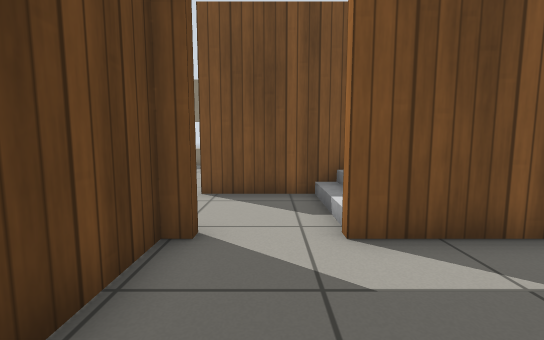
view 1 (above)

21 first-person views from a walk through a world built for the Gazebo simulator. The camera is 0.72 m above the floor, tilts 6° down and sees 90° across. The floor is counted in squares, 0.5 m on a side. Each view is taken from the middle of a square. On the plan, view 1 faces up. The plan holds only what a view shows up to about 13 squares ahead; the rest is blank. Simple patterns stand in for the simulator's built-in surfaces.

view 2
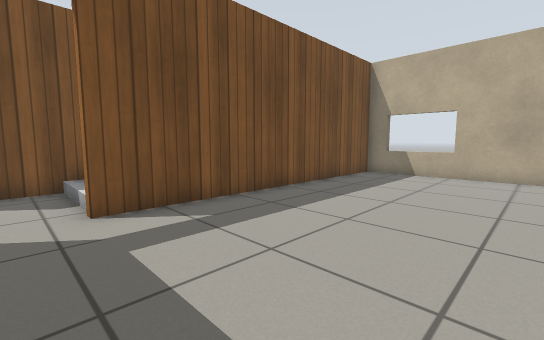

view 3
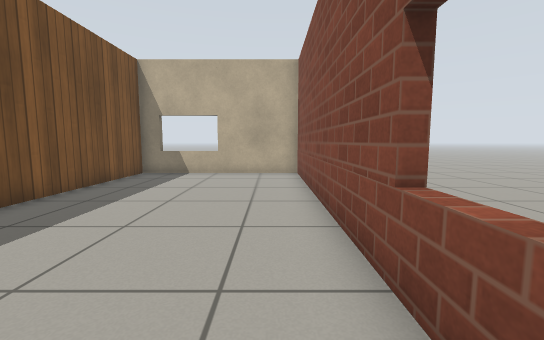

view 4
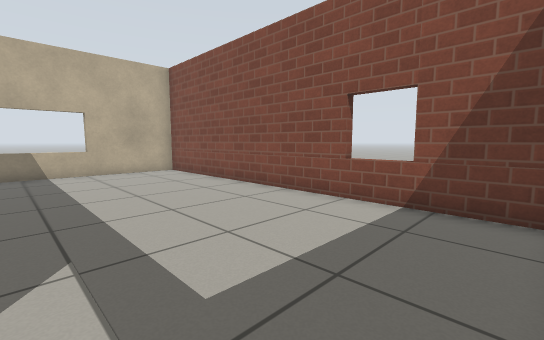

view 5
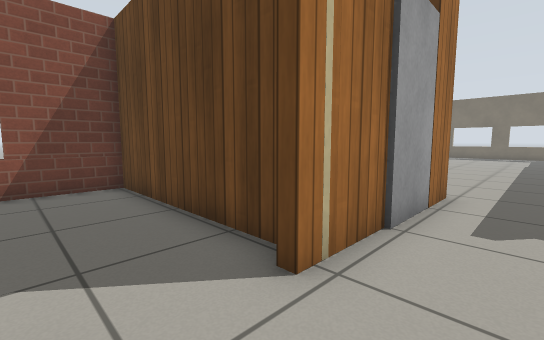

view 6
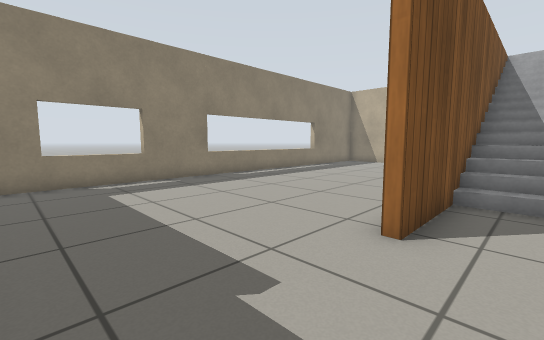

view 7
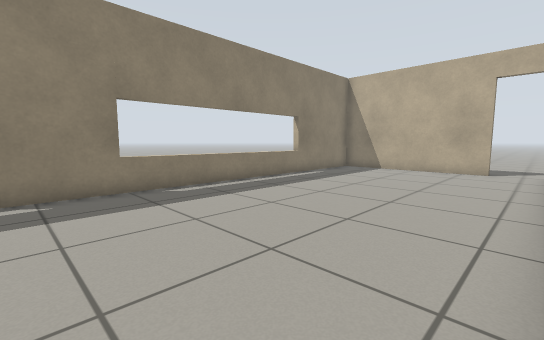

view 8
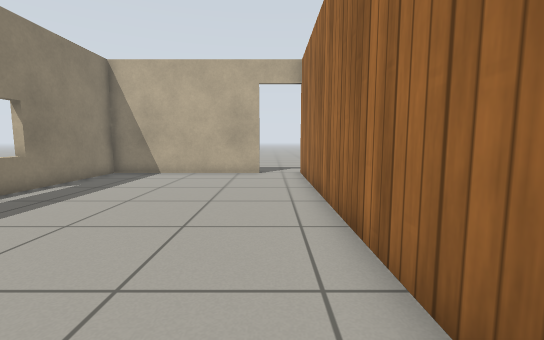

view 9
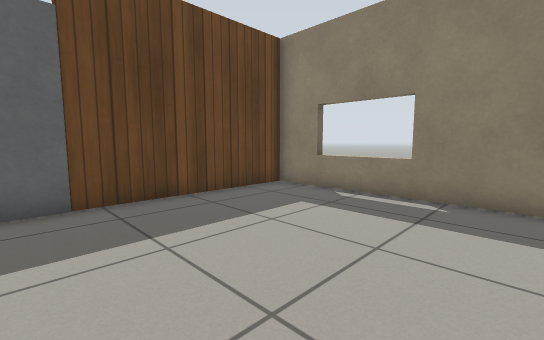

view 10
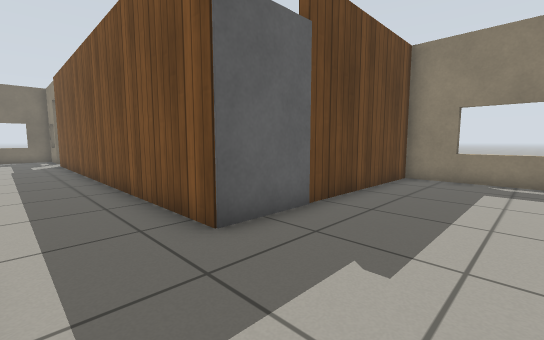

view 11
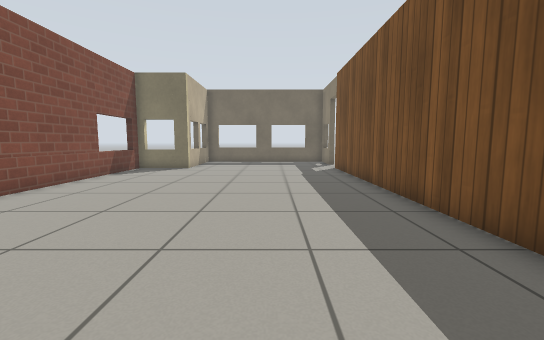

view 12
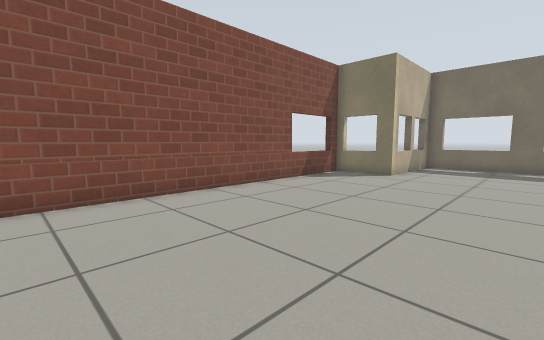

view 13
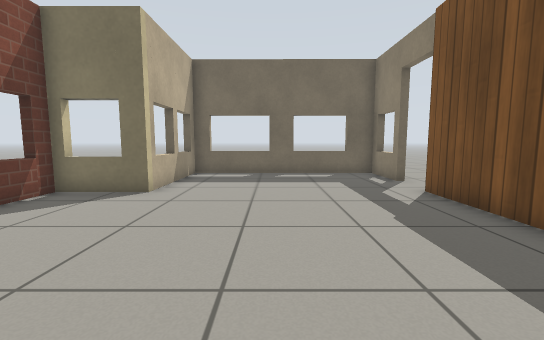

view 14
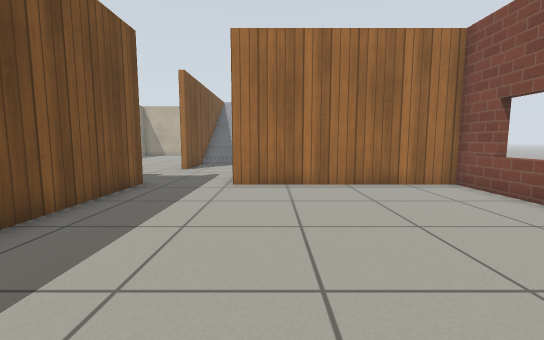

view 15
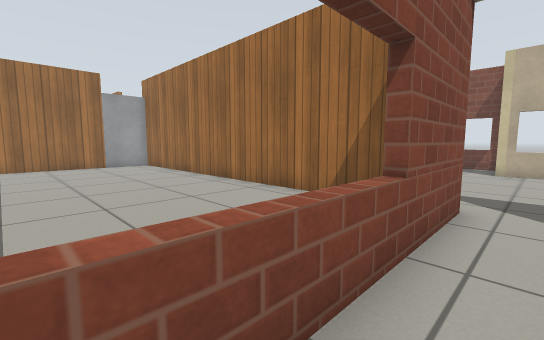

view 16
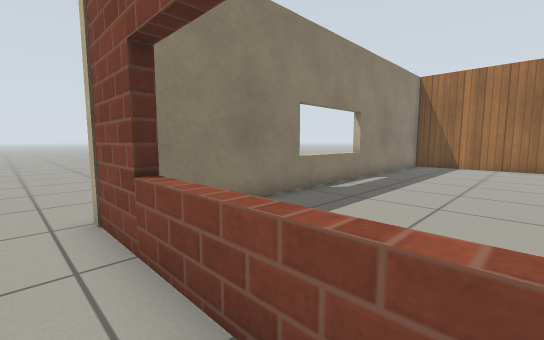

view 17
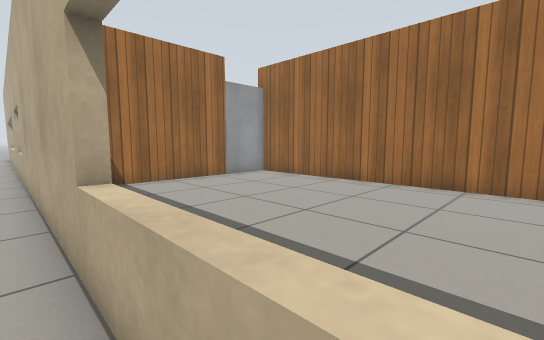

view 18
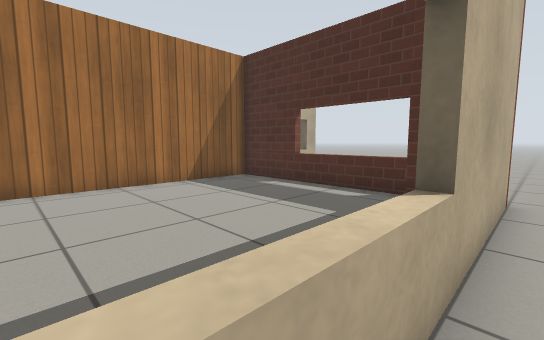

view 19
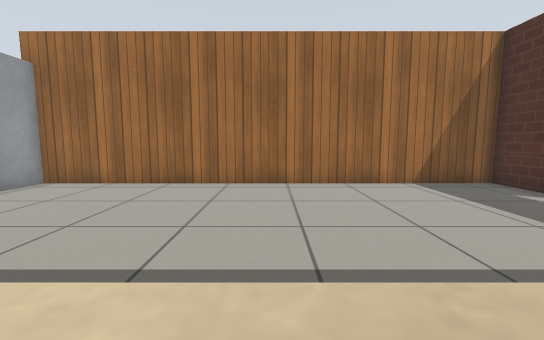

view 20
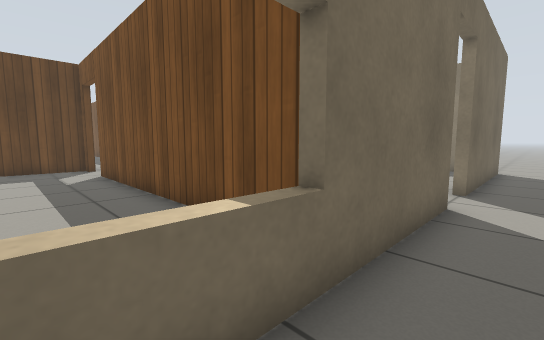

view 21
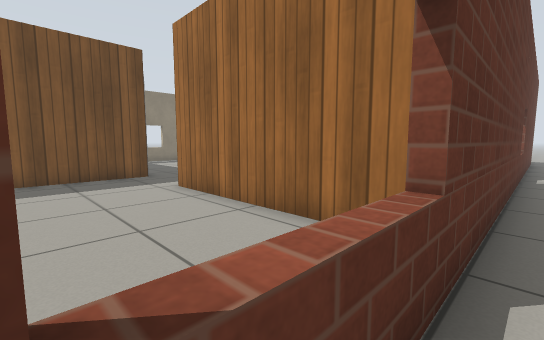

### Floor plan
Ten units are one square. View 1 is at (0, 0); x grows to the right and y downward. Boxes are objects, and circles mark ways between rooms. Rooms are numbered by the first view taken in them; rooms with no view inside come last. Other rooms are left out.
<svg viewBox="-282 -175 427 220">
<path fill="none" stroke="#000" d="M82 -39 10 -39M-11 -39 -16 -39 -16 32 123 32 123 -39 104 -39M15 -74 -20 -74M104 -77 126 -77M-35 -42 -11 -42M123 -96 123 -162 -68 -162 -68 -99M-70 -42 -54 -42M-248 -74 -273 -74 -273 5 -226 5 -226 32 -70 32 -70 -42M-68 -74 -229 -74M-229 -74 -229 -165 7 -165M126 -165 126 -155M-277 -2 -272 -2M-272 -64 -277 -64M71 35 -111 35M126 -36 126 -9M-104 -162 -219 -162M-226 -147 -226 -77 -71 -77M-70 -99 -70 -145"/>
<rect x="-75" y="-95" width="10" height="10" fill="#bbb"><title>door leaf</title></rect>
<rect x="15" y="-75" width="40" height="10" fill="#bbb"><title>stairs</title></rect>
<circle cx="0" cy="-40" r="3" fill="#2a7"/>
<circle cx="95" cy="-40" r="3" fill="#2a7"/>
<circle cx="-70" cy="-60" r="3" fill="#2a7"/>
<circle cx="-235" cy="-80" r="3" fill="#2a7"/>
<text x="60" y="-10">1</text>
<text x="30" y="-100">2</text>
<text x="-170" y="-30">3</text>
<text x="-140" y="-170">4</text>
<text x="-120" y="40">5</text>
<text x="-150" y="-120">6</text>
</svg>
Room 1 opens to room 2. Room 2 opens to room 3. Room 3 opens to room 4.

Where each view was taken, in squares from view 1:
view 1: 0 up, 0 right, facing up
view 2: 2 down, 0 right, facing up-right
view 3: 2 down, 0 right, facing right
view 4: 3 up, 1 left, facing down-right
view 5: 6 up, 1 right, facing down-left
view 6: 6 up, 6 left, facing up-right
view 7: 8 up, 2 left, facing up-right
view 8: 9 up, 0 right, facing right
view 9: 9 up, 0 right, facing up-left
view 10: 5 up, 3 left, facing up-left
view 11: 4 up, 8 left, facing left
view 12: 4 up, 11 left, facing down-left
view 13: 3 up, 15 left, facing left
view 14: 3 up, 16 left, facing right
view 15: 14 up, 24 left, facing down-right
view 16: 11 up, 24 left, facing up-right
view 17: 17 up, 17 left, facing down-right
view 18: 17 up, 15 left, facing down-left
view 19: 17 up, 15 left, facing down
view 20: 1 up, 14 right, facing up-left
view 21: 4 down, 11 left, facing up-right
